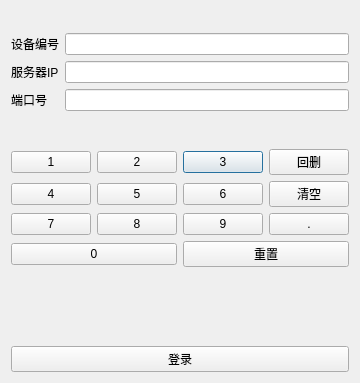
<?xml version="1.0" encoding="UTF-8"?>
<ui version="4.0">
 <class>loginDialog</class>
 <widget class="QDialog" name="loginDialog">
  <property name="geometry">
   <rect>
    <x>0</x>
    <y>0</y>
    <width>358</width>
    <height>383</height>
   </rect>
  </property>
  <property name="windowTitle">
   <string>登录</string>
  </property>
  <layout class="QVBoxLayout" name="verticalLayout">
   <item>
    <spacer name="verticalSpacer_3">
     <property name="orientation">
      <enum>Qt::Vertical</enum>
     </property>
     <property name="sizeType">
      <enum>QSizePolicy::Fixed</enum>
     </property>
     <property name="sizeHint" stdset="0">
      <size>
       <width>20</width>
       <height>22</height>
      </size>
     </property>
    </spacer>
   </item>
   <item>
    <layout class="QFormLayout" name="formLayout">
     <item row="1" column="0">
      <widget class="QLabel" name="label">
       <property name="text">
        <string>服务器IP</string>
       </property>
      </widget>
     </item>
     <item row="1" column="1">
      <widget class="QLineEdit" name="ple_IP"/>
     </item>
     <item row="2" column="0">
      <widget class="QLabel" name="label_2">
       <property name="text">
        <string>端口号</string>
       </property>
      </widget>
     </item>
     <item row="2" column="1">
      <widget class="QLineEdit" name="ple_Port"/>
     </item>
     <item row="0" column="0">
      <widget class="QLabel" name="label_3">
       <property name="text">
        <string>设备编号</string>
       </property>
      </widget>
     </item>
     <item row="0" column="1">
      <widget class="QLineEdit" name="ple_deviceid"/>
     </item>
    </layout>
   </item>
   <item>
    <spacer name="verticalSpacer_2">
     <property name="orientation">
      <enum>Qt::Vertical</enum>
     </property>
     <property name="sizeType">
      <enum>QSizePolicy::Fixed</enum>
     </property>
     <property name="sizeHint" stdset="0">
      <size>
       <width>20</width>
       <height>32</height>
      </size>
     </property>
    </spacer>
   </item>
   <item>
    <layout class="QGridLayout" name="gridLayout">
     <item row="0" column="2">
      <widget class="QPushButton" name="pushButton_3">
       <property name="text">
        <string>3</string>
       </property>
      </widget>
     </item>
     <item row="0" column="0">
      <widget class="QPushButton" name="pushButton_1">
       <property name="text">
        <string>1</string>
       </property>
      </widget>
     </item>
     <item row="1" column="0">
      <widget class="QPushButton" name="pushButton_4">
       <property name="text">
        <string>4</string>
       </property>
      </widget>
     </item>
     <item row="2" column="0">
      <widget class="QPushButton" name="pushButton_7">
       <property name="text">
        <string>7</string>
       </property>
      </widget>
     </item>
     <item row="1" column="2">
      <widget class="QPushButton" name="pushButton_6">
       <property name="text">
        <string>6</string>
       </property>
      </widget>
     </item>
     <item row="0" column="1">
      <widget class="QPushButton" name="pushButton_2">
       <property name="text">
        <string>2</string>
       </property>
      </widget>
     </item>
     <item row="1" column="1">
      <widget class="QPushButton" name="pushButton_5">
       <property name="text">
        <string>5</string>
       </property>
      </widget>
     </item>
     <item row="2" column="2">
      <widget class="QPushButton" name="pushButton_9">
       <property name="text">
        <string>9</string>
       </property>
      </widget>
     </item>
     <item row="2" column="1">
      <widget class="QPushButton" name="pushButton_8">
       <property name="text">
        <string>8</string>
       </property>
      </widget>
     </item>
     <item row="2" column="3">
      <widget class="QPushButton" name="pushButton_10">
       <property name="text">
        <string>.</string>
       </property>
      </widget>
     </item>
     <item row="1" column="3">
      <widget class="QPushButton" name="pbtn_clear">
       <property name="text">
        <string>清空</string>
       </property>
      </widget>
     </item>
     <item row="0" column="3">
      <widget class="QPushButton" name="pbtn_backspace">
       <property name="text">
        <string>回删</string>
       </property>
      </widget>
     </item>
     <item row="4" column="2" colspan="2">
      <widget class="QPushButton" name="pbtn_return">
       <property name="text">
        <string>重置</string>
       </property>
      </widget>
     </item>
     <item row="4" column="0" colspan="2">
      <widget class="QPushButton" name="pushButton_0">
       <property name="text">
        <string>0</string>
       </property>
      </widget>
     </item>
    </layout>
   </item>
   <item>
    <widget class="QLabel" name="pla_statu">
     <property name="text">
      <string/>
     </property>
    </widget>
   </item>
   <item>
    <widget class="QPushButton" name="pbtn_login">
     <property name="text">
      <string>登录</string>
     </property>
    </widget>
   </item>
  </layout>
 </widget>
 <resources/>
 <connections/>
</ui>
